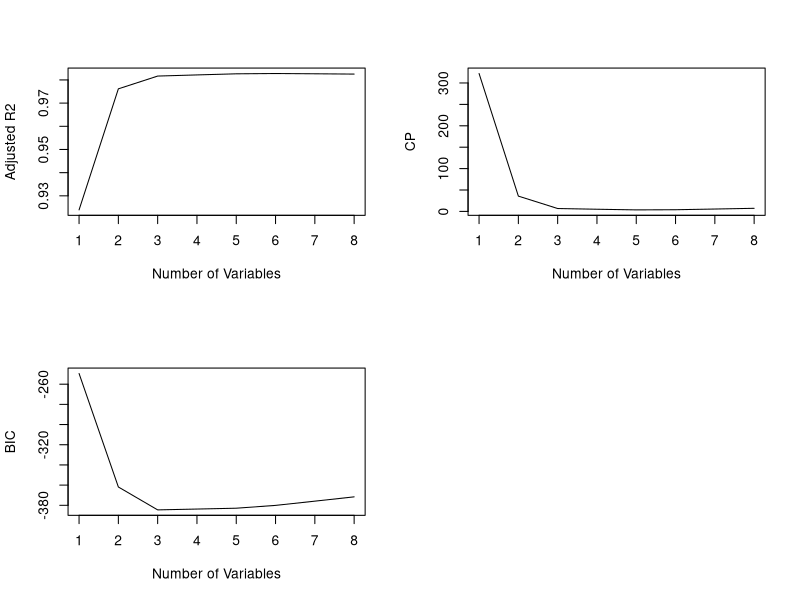
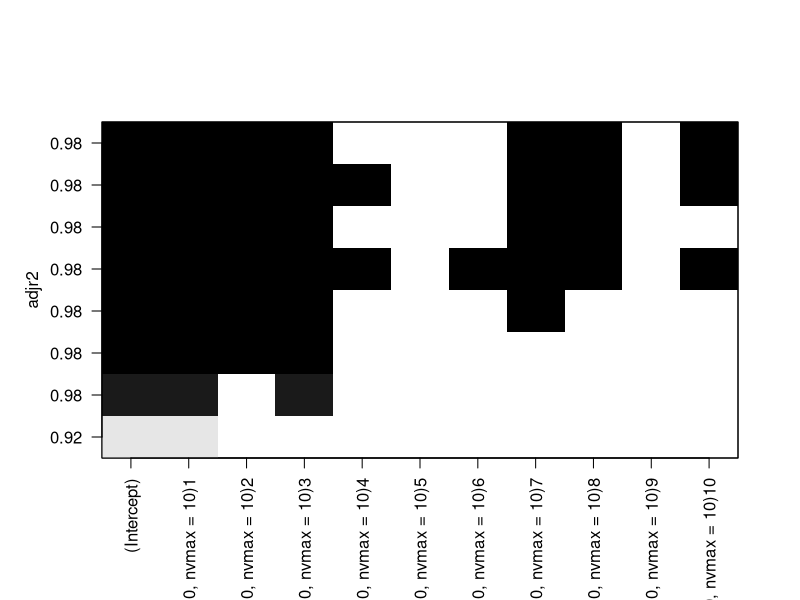

Write R code to recreate these figures, in order.
#a.
set.seed(21)
X = rnorm(100)
ep = rnorm(100)

#b.
Y = 1 + 3.7 * X + -0.25 * X^2 + 1.04 * X^3 + ep

#c.
library(leaps)
df <- data.frame(Y=Y,X=X)

regfit.full <- regsubsets(Y~poly(X, degree = 10, nvmax = 10), data = df)
reg.summary <- summary(regfit.full)

which.max(reg.summary$adjr2)
which.max(reg.summary$rsq)
which.min(reg.summary$cp)
which.min(reg.summary$bic)

par(mfrow = c(2,2))
plot(reg.summary$adjr2, xlab = "Number of Variables", ylab = "Adjusted R2", type = "l")
plot(reg.summary$cp, xlab = "Number of Variables", ylab = "CP", type = "l")
plot(reg.summary$bic, xlab = "Number of Variables", ylab = "BIC", type = "l")



par(mfrow = c(1,1))
plot(regfit.full, scale = "adjr2")
